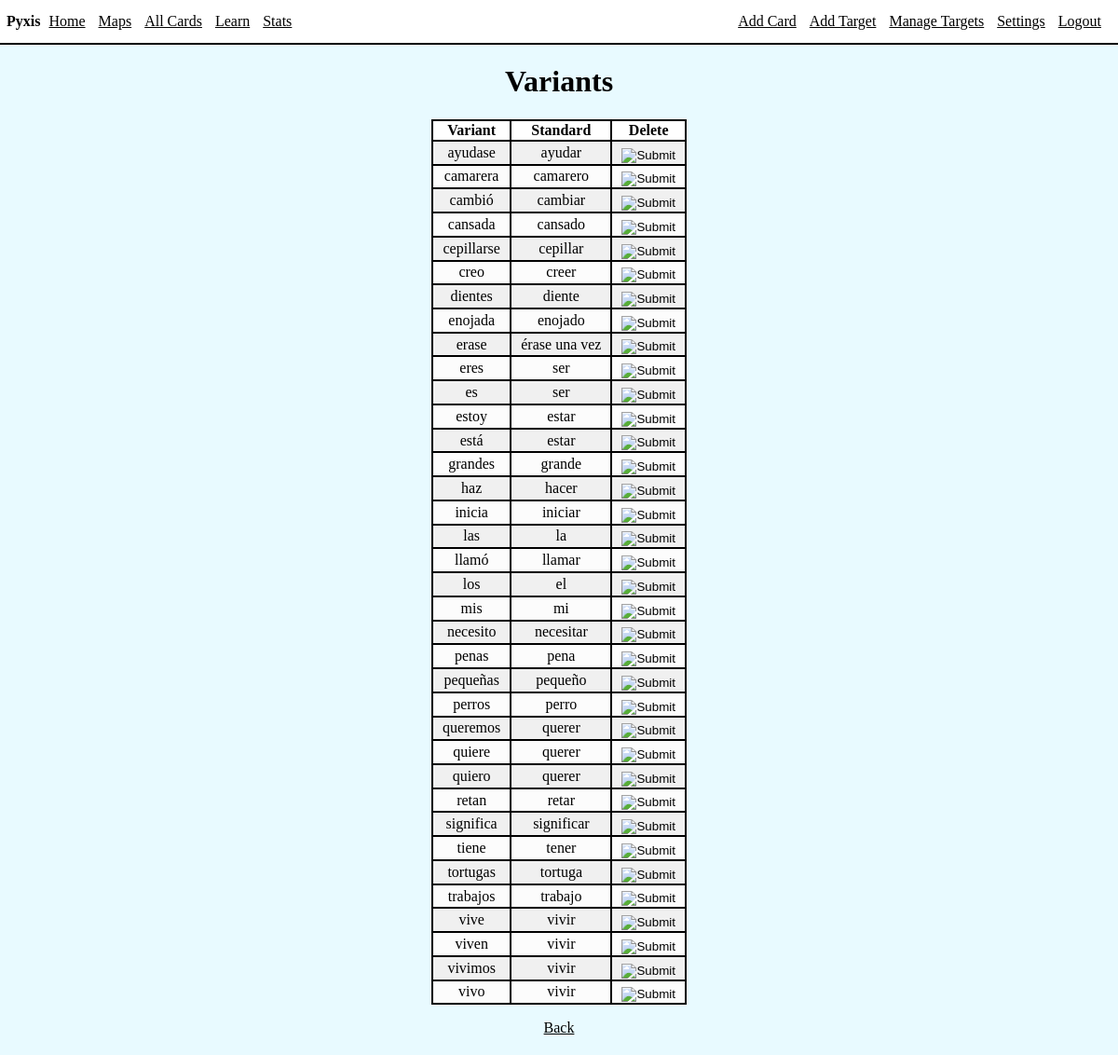
/variants (signed in), run on an earlier commit of the app's database.
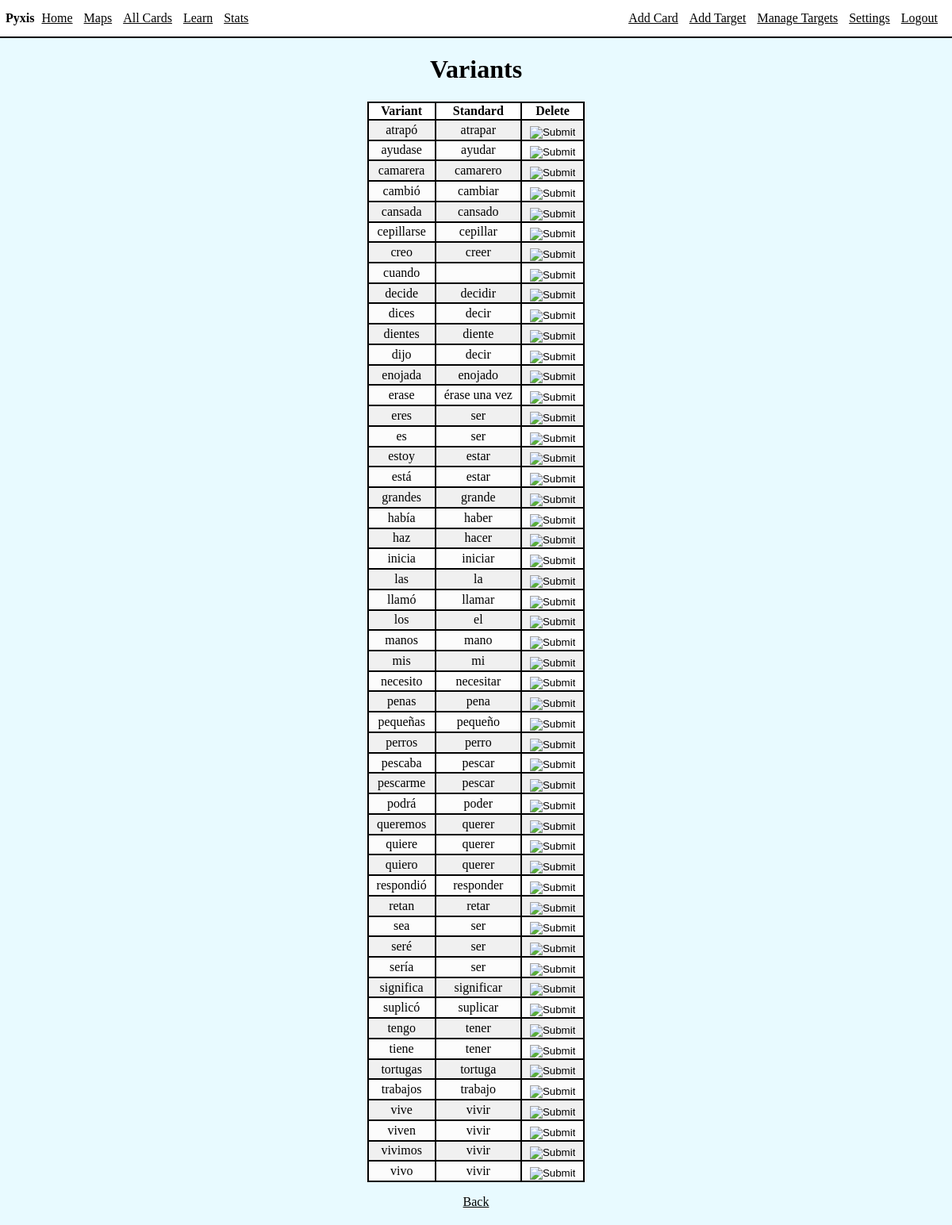
And on a later commit of the database.
### app/models.py (models this page shows, shortened)
class Variant(db.Model):
    id = db.Column(db.Integer, index=True, primary_key=True)
    varWord = db.Column(db.String(20), index=True)
    standardID = db.Column(db.Integer, db.ForeignKey('card.id'))

class Card(db.Model):
    id = db.Column(db.Integer, index=True, primary_key=True)
    word = db.Column(db.String(64), index=True, unique=True)
    translation = db.Column(db.String(1000), index=True)
    status = db.Column(db.String(64), index=True)
    nextReviewDate = db.Column(db.Date, index=True)
    lastInterval = db.Column(db.Integer)
    variants = db.relationship("Variant", backref='card', lazy=True)

### app/routes.py (the view)
@app.route('/variants', methods=['GET', 'POST'])
@login_required
def variants():
    variants = Variant.query.filter().order_by(Variant.varWord)
    return render_template('variants.html', title='Manage Variants', variants=variants)

### app/models.py (called while the page is built)
@login.user_loader
def load_user(id):
    return User.query.get(int(id))

### app/templates/variants.html
{% extends 'base.html' %}
{% block content %}
    <div class="int">
        <div class="cent">
        <h1>Variants</h1>
        <table>
            <thead>
                <th>Variant</th>
                <th>Standard</th>
                <th>Delete</th>
            </thead>
            <tbody>
            {% for variant in variants %}
            <tr>
                <td>{{ variant.varWord }}</td>
                <td>{{ variant.card.word }}</td>
                <td>
                    <form action="{{ url_for('deleteVariant', variantID=variant.id) }}" method="POST">
                        <input type="image" class="btnimg" src="../static/images/delete.png">
                    </form>
                </td>
            </tr>
            {% endfor %}
            </tbody>
        </table>
        <p><a href="/settings">Back</a></p>
        </div>
    </div>
{% endblock %}

### app/templates/base.html (shortened to what this page needs)
<!DOCTYPE html>
<link rel="stylesheet" href="{{ url_for('static', filename='style.css') }}">
<html>
    <head>
        <div>
            <div class="nav">
            <b>Pyxis</b>
            <a class="navlink" href="/viewCards">Home</a>
            {%if current_user.is_anonymous %}
            <div class="right">
                <a class="navlink" href="/login">Login</a>
            </div>
            {% else %}
            <a class="navlink" href="/selectMap">Maps</a>
            <a class="navlink"href="/viewCards">All Cards</a>
            <a class="navlink" href="/learn">Learn</a>
            <a class="navlink" href="viewStats">Stats</a>
            <div class="right">
                <a class="navlink" href="/addCard">Add Card</a>
                <a class="navlink" href="/addTarget">Add Target</a>
                <a class="navlink" href="/viewTargets">Manage Targets</a>
                <a class="navlink" href="/settings">Settings</a>
                <a class="navlink" href="/logout">Logout</a>
            </div>
            {% endif %}
            </div>
        </div>
        </head>
        <body>
            <div class="content">
            {% block content %}{% endblock %}
            </div>
    </body>
</html>

### app/static/style.css (style rules this page uses)
html, body { background-color: rgb(232, 250, 255); margin: 0px; padding: 0px; max-width: 100%; overflow-x: hidden; }
.content { margin: 0px; }
.int { margin: 20px; }
a { color: black; }
.nav { background-color: white; display: inline-block; position: relative; width: 100%; padding: 7px; padding-top: 14px; padding-bottom: 14px; border-bottom: 2px solid black; }
.navlink { padding-left: 5px; padding-right: 5px; }
.right { float: right; margin-right: 20px; }
table { margin-left: auto; margin-right: auto; border: 2px solid black; text-align: center; border-collapse: collapse; }
thead { background-color: white; }
th, td { border: 2px solid black; padding-left: 10px; padding-right: 10px; }
tbody { background-color: rgb(240, 240, 240); }
tr:nth-child(even) { background-color: rgb(252, 252, 252); }
.btnimg { position: relative; margin-top: 10%; margin-left: auto; }
.cent { width: 100%; margin-left: auto; margin-right: auto; text-align: center; }

What changed in the data, as far as the page shows it:
added Variant: varWord "atrapó", card.word "atrapar"
added Variant: varWord "cuando"
added Variant: varWord "decide", card.word "decidir"
added Variant: varWord "dices", card.word "decir"
added Variant: varWord "dijo", card.word "decir"
added Variant: varWord "había", card.word "haber"
added Variant: varWord "manos", card.word "mano"
added Variant: varWord "pescaba", card.word "pescar"
added Variant: varWord "pescarme", card.word "pescar"
added Variant: varWord "podrá", card.word "poder"
added Variant: varWord "respondió", card.word "responder"
added Variant: varWord "sea", card.word "ser"
added Variant: varWord "seré", card.word "ser"
added Variant: varWord "sería", card.word "ser"
added Variant: varWord "suplicó", card.word "suplicar"
added Variant: varWord "tengo", card.word "tener"
